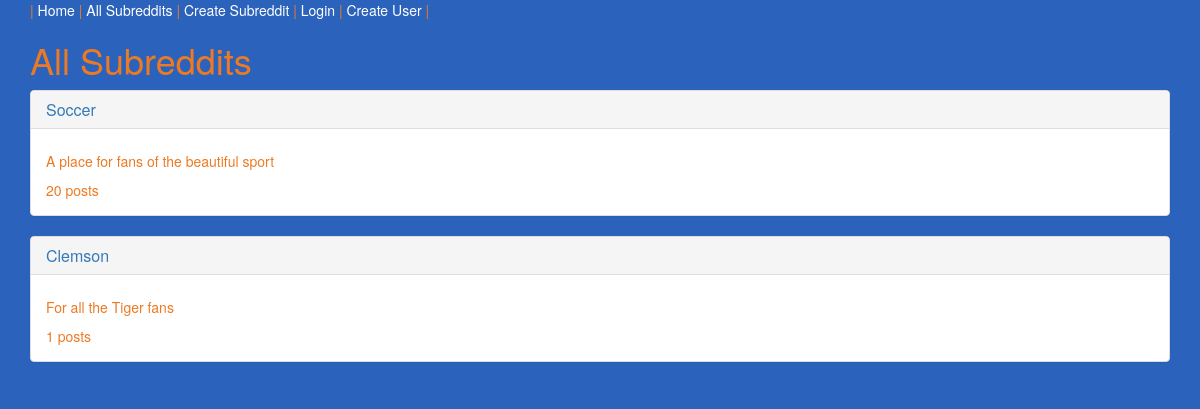
The app's page /subreddits/, older data.
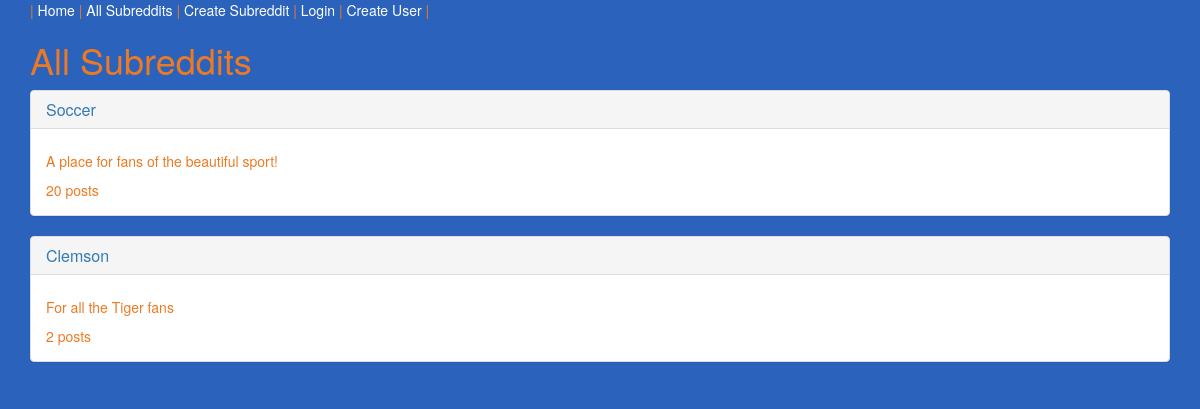
The same page, newer data.
### app/models.py (models this page shows, shortened)
class Subreddit(models.Model):
    name = models.CharField(max_length=100)
    description = models.CharField(max_length=100)
    creation_time = models.DateTimeField(auto_now_add=True)
    def current_count(self):
        return Post.objects.filter(relation_subreddit=self).count()

### app/views.py (the view)
# urls.py: url(r'^subreddits/$', AllSubredditView.as_view(), name="all_subreddit_view"),
class AllSubredditView(ListView):
    model = Subreddit
    template_name = "subreddits.html"

### templates/subreddits.html
{% extends 'base.html' %}
{% block content %}
<h1>All Subreddits</h1>
{% for sub in object_list %}
<div class="panel panel-default">
  <div class="panel-heading">
  <a href="{% url 'subreddit_view' sub.id %}"><h3 class="panel-title">{{ sub.name }}</h3></a>
  </div>
  <div class="panel-body">
    <h5>{{ sub.description }}</h5>{{ sub.current_count }} posts
  </div>
</div>
{% endfor %}
{% endblock %}

Row changes from the older to the newer data that the page shows:
changed Subreddit "Soccer": description "A place for fans of the beautiful sport" → "A place for fans of the beautiful sport!"
computed for Subreddit "Clemson": current_count "1" → "2"
